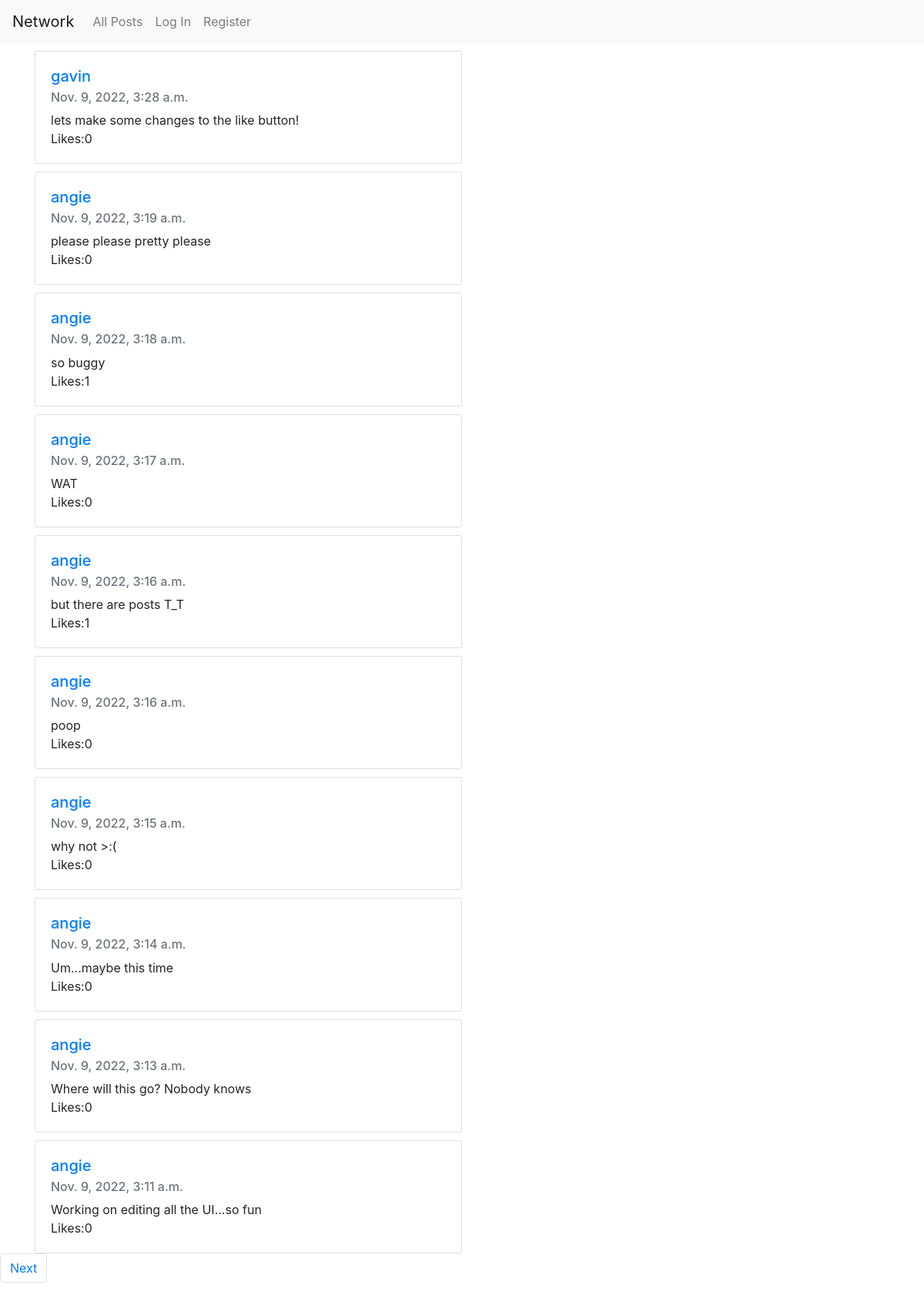
Before: / with the older database file.
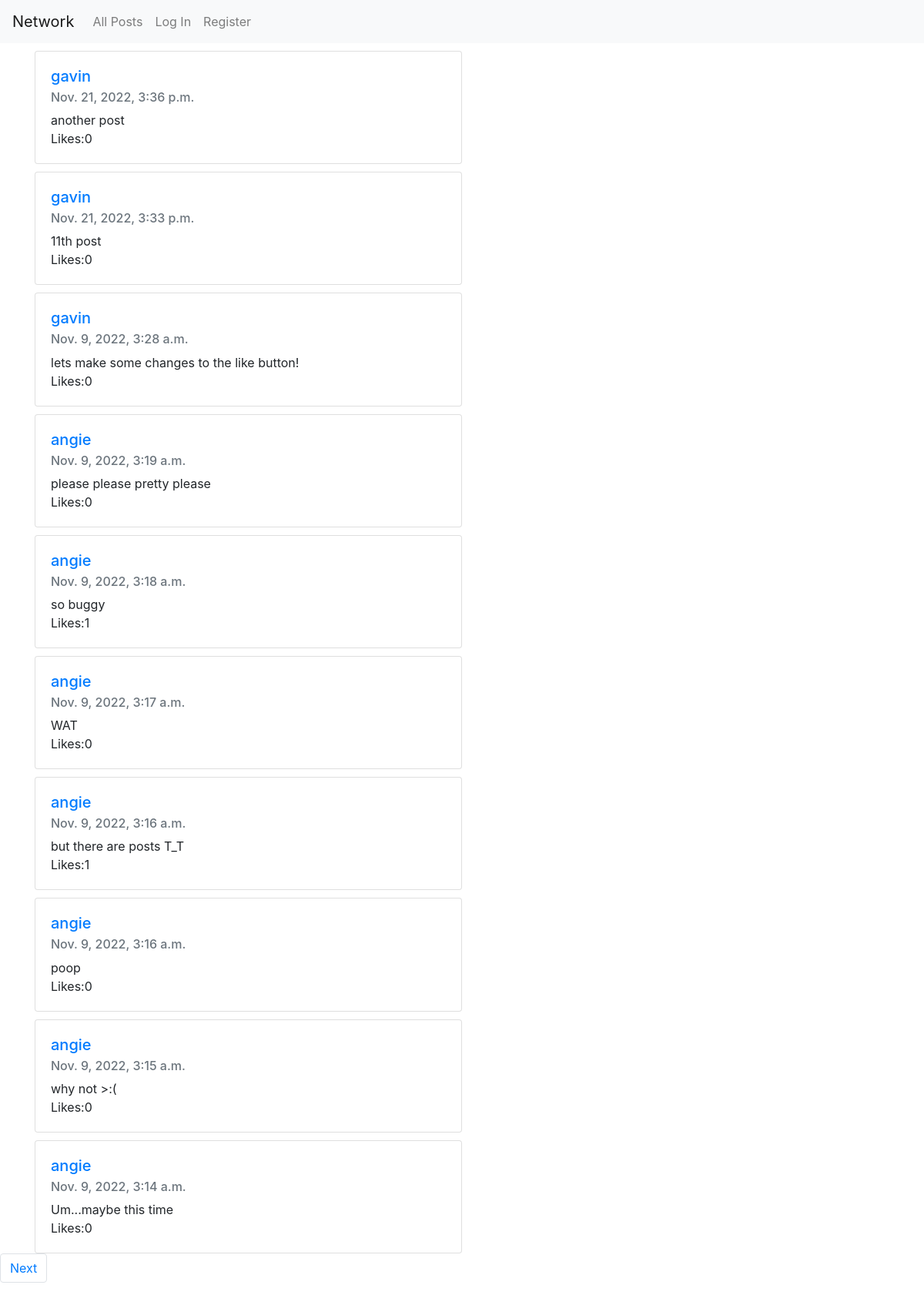
After: the same page with the newer database file.
### network/models.py (models this page shows, shortened)
class Post(models.Model):
    user = models.ForeignKey(User, on_delete=models.CASCADE, related_name='author')
    content = models.CharField(max_length=250)
    timestamp = models.DateTimeField(auto_now_add=True)
    liked = models.ManyToManyField(User, default=None, blank=True, related_name='likes')

class User(AbstractUser):
    pass

### network/views.py (the view)
# urls.py: path("", views.index, name="index"),
def index(request):
        posts = Post.objects.all().order_by('id').reverse()
        paginator = Paginator(posts, 10)
        page_number = request.GET.get('page')
        page_obj = paginator.get_page(page_number)
        return render(request, "network/index.html",{
            "posts": posts,
            'page_obj': page_obj
        })

### network/templates/network/index.html (shortened to what this page needs)
{% extends "network/layout.html" %}
{% load static %}
{% block body %}
    <div id="posts">
        {% for post in page_obj %}
        <div class="container">
            <div class="card" style="width: 50%">
                <div class="card-body">
                    <h5 class="card-title"><a href="{% url 'profile' username=post.user %}">{{ post.user }}</a></h5>
                    <h6 class="card-subtitle mb-2 text-muted">{{ post.timestamp }}</h6>
                    <div class="card-text post-content{{ post.id }}">{{ post.content }}</div>
            {% if user.is_authenticated %}
                {% if request.user == post.user %}
                <form action="{% url 'edit' post_id=post.id %}" method="post">
                        {% csrf_token %}
                    <textarea rows="3" class="form-control" class="text-edit" name="textarea">{{ post.content }}</textarea>
                    <button type="submit" data-id="{{ post.id }}" class="edit-post btn btn-secondary">Edit</button>
                </form>
                {% elif request.user in post.liked.all %}
                <a href="#" class ='like-button'  data-value="Unlike" data-total="{{ post.liked.all.count }}" data-id="{{ post.id }}" id="{{ post.id }}"><i id="heart{{post.id}}"class="fa fa-heart" style="color:red"></i><span id="liked{{ post.id}}"> {{ post.liked.all.count }}</span></a>
                {% else %}
                <a href="#" class='like-button'  data-value ="Like" data-total="{{ post.liked.all.count }}" data-id="{{ post.id }}" id="{{ post.id }}"><i id="heart{{post.id}}"class="fa fa-heart" style="color:gray"></i><span id="liked{{ post.id}}"> {{ post.liked.all.count }}</span></a>
                {% endif %}
            {% else %}
            Likes:{{ post.liked.all.count }}
            {% endif %}
            </div>
            </div>
            </div>
        {% endfor %}
    </div>
    <nav aria-label="Page navigation example">
        <ul class="pagination">
            {% if page_obj.has_next %}
            <li class="page-item"><a class="page-link" href="?page={{ page_obj.next_page_number }}">Next</a></li>
            {% endif %}
        </ul>
    </nav>
{% endblock %}

Changed rows visible on the page:
no longer on this page (row unchanged): Post: user "angie", timestamp "Nov. 9, 2022, 3:13 a.m.", content "Where will this go? Nobody knows", liked.all.count "0"
no longer on this page (row unchanged): Post: user "angie", timestamp "Nov. 9, 2022, 3:11 a.m.", content "Working on editing all the UI...so fun", liked.all.count "0"
added Post: user "gavin", timestamp "Nov. 21, 2022, 3:36 p.m.", content "another post", liked.all.count "0"
added Post: user "gavin", timestamp "Nov. 21, 2022, 3:33 p.m.", content "11th post", liked.all.count "0"
